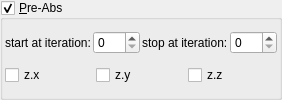
    <widget class="MyGroupBox" name="groupCheck_transf_function_enabledP_false">
     <property name="title">
      <string>&amp;Pre-Abs</string>
     </property>
     <property name="checkable">
      <bool>true</bool>
     </property>
     <layout class="QVBoxLayout" name="verticalLayout_10" stretch="0,0">
      <property name="spacing">
       <number>2</number>
      </property>
      <property name="leftMargin">
       <number>2</number>
      </property>
      <property name="topMargin">
       <number>2</number>
      </property>
      <property name="rightMargin">
       <number>2</number>
      </property>
      <property name="bottomMargin">
       <number>2</number>
      </property>
      <item>
       <layout class="QGridLayout" name="gridLayout_63">
        <property name="spacing">
         <number>2</number>
        </property>
        <item row="1" column="3">
         <widget class="MySpinBox" name="spinboxInt_transf_stop_iterations_P">
          <property name="sizePolicy">
           <sizepolicy hsizetype="Minimum" vsizetype="Maximum">
            <horstretch>0</horstretch>
            <verstretch>0</verstretch>
           </sizepolicy>
          </property>
          <property name="maximum">
           <number>999</number>
          </property>
         </widget>
        </item>
        <item row="1" column="1">
         <widget class="MySpinBox" name="spinboxInt_transf_start_iterations_P">
          <property name="sizePolicy">
           <sizepolicy hsizetype="Minimum" vsizetype="Maximum">
            <horstretch>0</horstretch>
            <verstretch>0</verstretch>
           </sizepolicy>
          </property>
          <property name="maximum">
           <number>999</number>
          </property>
         </widget>
        </item>
        <item row="1" column="2">
         <widget class="QLabel" name="label_248">
          <property name="text">
           <string>stop at iteration:</string>
          </property>
         </widget>
        </item>
        <item row="1" column="0">
         <widget class="QLabel" name="label_249">
          <property name="text">
           <string>start at iteration:</string>
          </property>
         </widget>
        </item>
       </layout>
      </item>
      <item>
       <layout class="QHBoxLayout" name="horizontalLayout_8" stretch="0,0,0">
        <property name="topMargin">
         <number>0</number>
        </property>
        <item>
         <widget class="MyCheckBox" name="checkBox_transf_function_enabledAx">
          <property name="text">
           <string notr="true">z.x</string>
          </property>
         </widget>
        </item>
        <item>
         <widget class="MyCheckBox" name="checkBox_transf_function_enabledAy">
          <property name="text">
           <string notr="true">z.y</string>
          </property>
         </widget>
        </item>
        <item>
         <widget class="MyCheckBox" name="checkBox_transf_function_enabledAz">
          <property name="text">
           <string notr="true">z.z</string>
          </property>
         </widget>
        </item>
       </layout>
      </item>
     </layout>
    </widget>
